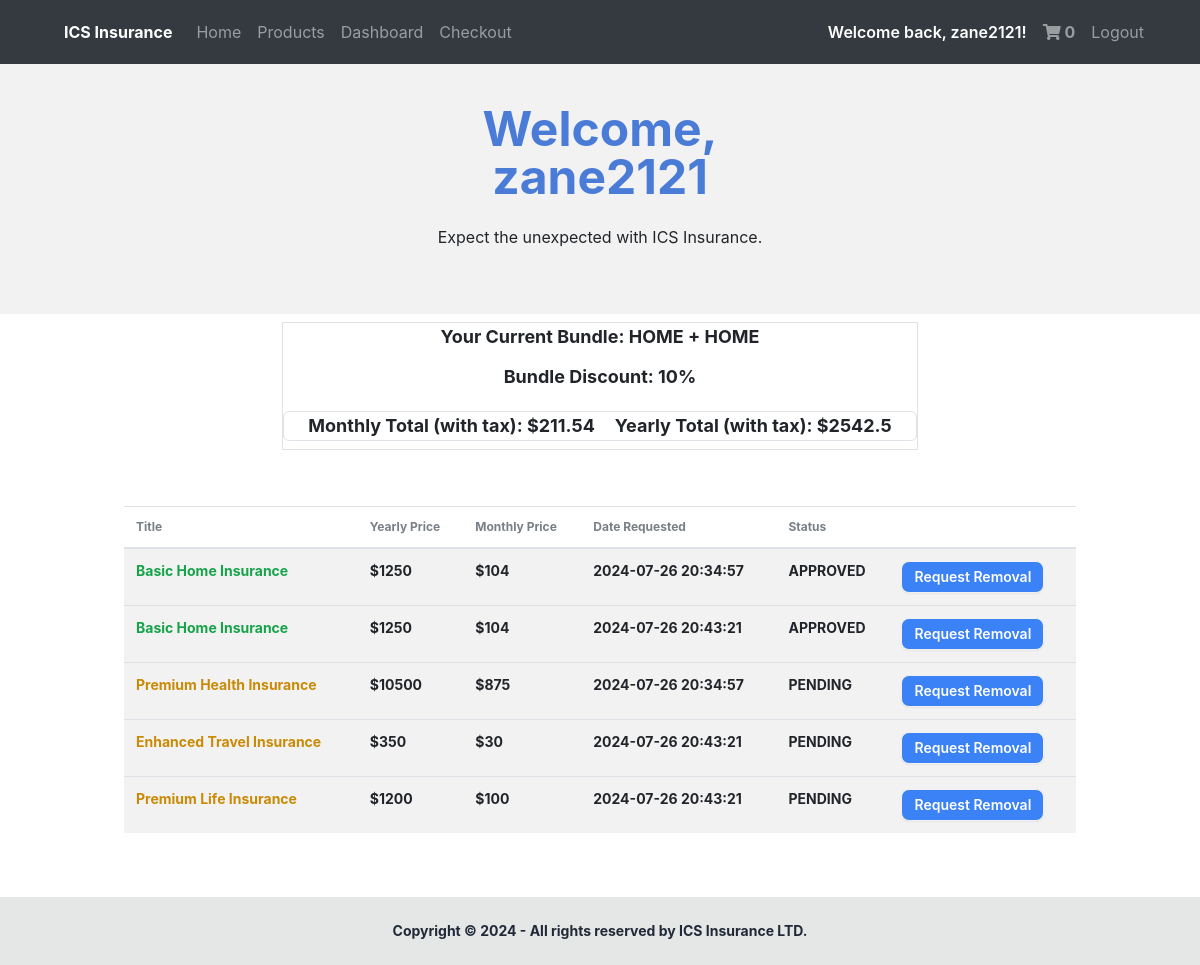
Page /dashboard (signed in) on the earlier database version.
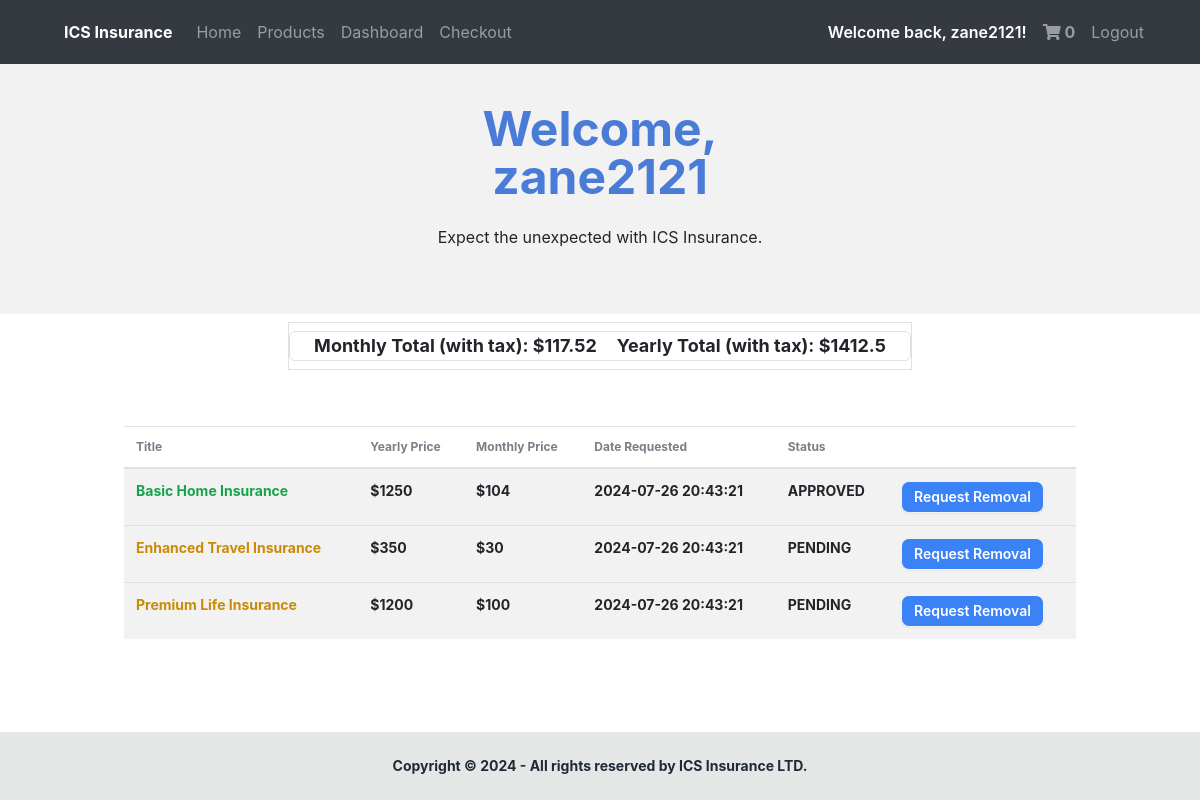
Same page on the later database version.
### docs/models.py (models this page shows, shortened)
class User(db.Model, UserMixin): #Use UserMixin class to add prexisting methods
    id = db.Column(db.Integer(), primary_key = True)
    username = db.Column(db.String(length = 45), nullable = False, unique = True)
    email_address = db.Column(db.String(), unique = True, nullable = False)
    password_hash = db.Column(db.String(), nullable = False)
    isAdmin = db.Column(db.Boolean())
    insuranceSelection = db.relationship('Purchases', backref = "insurance_selection", lazy = True)
    @property
    def password(self):
      return self.password

class Purchases(db.Model):
  id = db.Column(db.Integer(), primary_key = True)
  title =  db.Column(db.String(length = 45), nullable = False)
  type =  db.Column(db.String(length = 45), nullable = False)
  purchased_date = db.Column(db.DateTime(timezone=True), default=func.now())
  yearly_price = db.Column(db.Integer(), nullable = False)
  month_price = db.Column(db.Integer(), nullable = False)
  owner = db.Column(db.Integer(), db.ForeignKey("user.id"))
  status = db.Column(db.String(length = 45), nullable = False)

### docs/routes.py (the view)
@login_required #Require login before the route to the dashboard is set up
@app.route("/dashboard", methods = ["POST", "GET"])
def dashboard_page():
  list_of_messages = [
    "Insure your assets today.",
    "Protect you and your loved ones today.",
    "Expect the unexpected with ICS Insurance.",
    "Be prepared for anything that comes your way.",
    "Remain adaptable.",
  ]
  display_message = random.choice(list_of_messages)
  if not current_user.is_authenticated:
    return redirect(url_for("login_page"))
  approved = Purchases.query.filter_by(owner = current_user.id, status = "APPROVED").all()
  pending = Purchases.query.filter_by(owner = current_user.id, status = "PENDING").all()
  declined = Purchases.query.filter_by(owner = current_user.id, status = "DECLINED").all()
  cart_count = Cart.query.filter_by(owner = current_user.id).count()
  monthly_total = 0
  for item in approved:
    monthly_total += item.month_price
  monthly_total = monthly_total * 1.13
  monthly_total = round(monthly_total, 2)
  yearly_total = 0
  for item in approved:
    yearly_total += item.yearly_price
  yearly_total = yearly_total * 1.13
  yearly_total = round(yearly_total, 2)
  discount=0
  if len(approved) == 2:
    yearly_total = yearly_total * 0.9
    monthly_total = monthly_total * 0.9
    monthly_total = round(monthly_total, 2)
    yearly_total = round(yearly_total, 2)
    discount = 10
  elif len(approved) > 2:
    yearly_total = yearly_total * 0.8
    monthly_total = monthly_total * 0.8
    monthly_total = round(monthly_total, 2)
    yearly_total = round(yearly_total, 2)
    discount = 20
  else:
    yearly_total = yearly_total
    monthly_total = monthly_total
    monthly_total = round(monthly_total, 2)
    yearly_total = round(yearly_total, 2)
    discount = 0
  approved_types = ""
  if approved != []:
    for item in approved:
      approved_types += item.type + " + "
    approved_types = approved_types[:-3]
  else:
    approved_types = 0
  return render_template("dashboard.html", cart_count = cart_count,approved_types=approved_types, discount=discount, user = current_user, approved = approved, pending = pending, declined = declined, monthly_total = monthly_total, yearly_total = yearly_total, display_message = display_message)

### docs/models.py (called while the page is built)
@loginmanager.user_loader #Required property for the users to be authenticated
def load_user(user_id):
    return User.query.get(user_id)

### docs/templates/dashboard.html (shortened to what this page needs)
{% extends "base.html" %} {%block head%} {%endblock %} {% block body %} {% if
current_user.is_authenticated %}
<div class="hero bg-base-200 min-h-[250px]">
  <div class="hero-content text-center">
    <div class="max-w-md">
      <h1 style="color: rgb(73, 123, 215)" class="text-5xl font-bold">
        Welcome, {{ current_user.username }}
      </h1>
      <p class="py-6">{{ display_message }}</p>
    </div>
  </div>
</div>
<div
  class="totals text-lg mx-auto flex flex-col gap-y-3 text-center my-2 font-bold border border-2 border-pink-600"
>
  {% if approved_types != 0 and discount != 0 and approved %}
  <p>Your Current Bundle: {{ approved_types }}</p>
  <p>Bundle Discount: {{ discount }}%</p>
  {% endif %} {% if approved or declined or pending %}
  <div
    class="text-lg my-2 flex-row flex justify-center gap-x-5 rounded-md border border-2 w-fit mx-auto px-4 border-pink-600"
  >
    <p>Monthly Total (with tax): ${{ monthly_total }}</p>
    <p>Yearly Total (with tax): ${{ yearly_total }}</p>
  </div>
  {% endif %}
</div>
<div class="w-5/6 mx-auto px-4 py-12">
  <div class="overflow-x-auto font-bold">
    <table class="table">
      {% if approved or pending or declined %}
      <thead>
        <tr>
          <th>Title</th>
          <th>Yearly Price</th>
          <th>Monthly Price</th>
          <th>Date Requested</th>
          <th>Status</th>
          <th></th>
        </tr>
      </thead>
      <tbody>
        {% for approved_item in approved %}
        <tr class="bg-base-200">
          <td class="text-green-600 font-bold">{{approved_item.title}}</td>
          <td>${{approved_item.yearly_price}}</td>
          <td>${{approved_item.month_price}}</td>
          <td>{{approved_item.purchased_date}}</td>
          <td>{{approved_item.status}}</td>
          <td>
            <a
              href="/removeoption?item_id={{approved_item.id}}"
              class="btn btn-md lg:btn-sm bg-blue-500 text-white"
            >
              Request Removal
            </a>
          </td>
        </tr>
        {% endfor %} {% for pending_item in pending %}
        <tr class="bg-base-200">
          <td class="text-yellow-600 font-bold">{{pending_item.title}}</td>
          <td>${{pending_item.yearly_price}}</td>
          <td>${{pending_item.month_price}}</td>
          <td>{{pending_item.purchased_date}}</td>
          <td>{{pending_item.status}}</td>
          <td>
            <a
              href="/removeoption?item_id={{pending_item.id}}"
              class="btn btn-sm bg-blue-500 text-white"
            >
              Request Removal
            </a>
          </td>
        </tr>
        {% endfor %}
      </tbody>
    {% endif %}
  </table>
  {% endif %}
  </div>
</div>
{% endblock %}

### docs/templates/base.html (shortened to what this page needs)
<!DOCTYPE html>
<html lang="en" data-theme="light">
  <head>
    <link
      rel="stylesheet"
      href="https://stackpath.bootstrapcdn.com/bootstrap/4.4.1/css/bootstrap.min.css"
    />
    <link
      rel="stylesheet"
      href="https://cdnjs.cloudflare.com/ajax/libs/font-awesome/5.15.3/css/all.min.css"
    />
    <link
      rel="stylesheet"
      href="https://stackpath.bootstrapcdn.com/font-awesome/4.7.0/css/font-awesome.min.css"
    />
    <link
      href="https://cdn.jsdelivr.net/npm/daisyui@4.12.10/dist/full.min.css"
      rel="stylesheet"
      type="text/css"
    />
    <link
      href="https://cdn.jsdelivr.net/npm/daisyui@4.12.10/dist/full.min.css"
      rel="stylesheet"
      type="text/css"
    />
    <script src="https://cdn.tailwindcss.com"></script>
  </head>
  <body style="overflow-x: clip;" class="bg-white min-h-screen flex flex-start flex-col" style="background-color: white">
    <nav class="navbar navbar-expand-lg navbar-dark bg-dark">
      <div class="collapse navbar-collapse" id="navbar">
        <div class="navbar-nav flex-grow-1 ms-10 me-10">
          <a class="nav-item nav-link font-bold text-white mx-2"
            >ICS Insurance</a
          >
          <a class="nav-item nav-link" id="home" href="/">Home</a>
          <a class="nav-item nav-link" id="products" href="/products"
            >Products</a
          >
          {% if current_user.is_authenticated %}
          <a class="nav-item nav-link" id="dashboard" href="/dashboard"
            >Dashboard</a
          >
          <a class="nav-item nav-link" id="checkout" href="/checkout"
            >Checkout</a
          >
          <div class="lg:ml-auto lg:flex lg:align-items-center justify-center">
            <p class="font-semibold text-white my-auto mx-2">
              Welcome back, {{current_user.username}}!
            </p>
            <a
              class="nav-item nav-link font-bold"
              id="shopping-cart"
              href="/checkout"
            >
              <i class="fas fa-shopping-cart"></i>
              {% if current_user.is_authenticated %} {{cart_count}} {% endif %}
            </a>
            <a class="nav-item nav-link" id="logout" href="/logout">Logout</a>
          </div>
          {% endif %}
        </div>
      </div>
    </nav>
    {% block body %}{% endblock %}
  </body>
  <footer class="footer footer-center bg-base-300 text-base-content p-4 md:p-6 lg:p-8 mt-auto font-bold">
    <aside>
      <p>Copyright © 2024 - All rights reserved by ICS Insurance LTD.</p>
    </aside>
  </footer>
</html>

Differences in the rows shown:
removed Purchases: title "Basic Home Insurance", yearly_price "1250", month_price "104", purchased_date "2024-07-26 20:34:57", status "APPROVED", shown under "Welcome, zane2121"
removed Purchases: title "Premium Health Insurance", yearly_price "10500", month_price "875", purchased_date "2024-07-26 20:34:57", status "PENDING"
Other differences:
{{ monthly_total }}: "211.54" → "117.52"
{{ yearly_total }}: "2542.5" → "1412.5"
{{ approved_types }}: "HOME + HOME" → (not shown)
{{ discount }}: "10" → (not shown)
text no longer shown: "Your Current Bundle: Bundle Discount: %"
